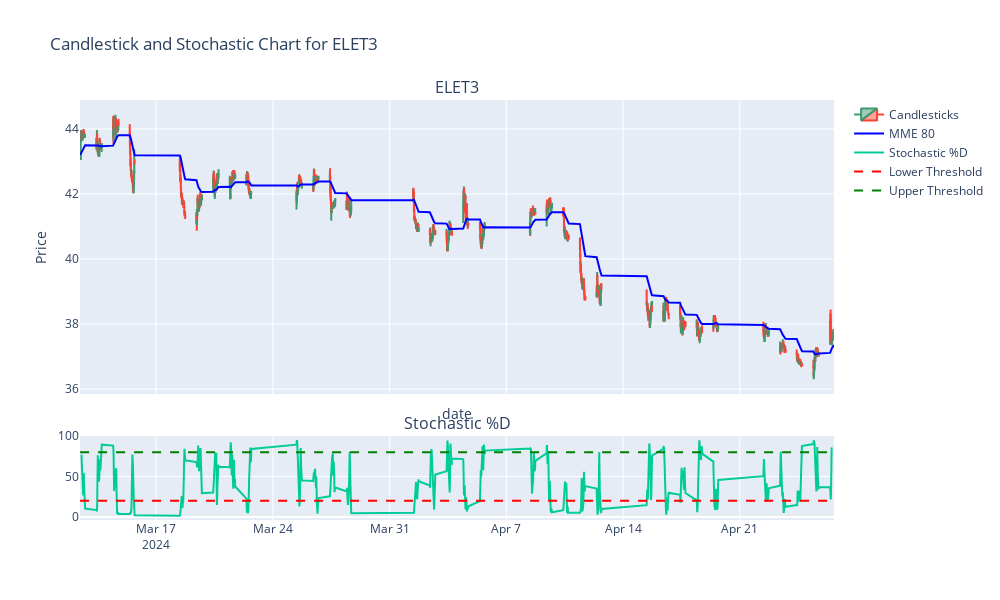

Notebook cell for this chart:
### Code cell
### GRAFICO PLOTLY

import plotly.graph_objects as go
from plotly.subplots import make_subplots

def plot_candlestick_with_stochastic(ticker_symbol):
    data = tv.get_hist(symbol=ticker_symbol, exchange="BMFBOVESPA", interval=Interval.in_15_minute, n_bars=1000)
    if data is None or data.empty:
        print("No data found for the ticker.")
        return

    _, stoch_d = calculate_stochastic(data)

    # Calcula a MME de 80 períodos
    data['MME_80'] = data['close'].ewm(span=80, adjust=False).mean()
    data = data[data['volume'] > 0]  # Supondo que 'volume' seja 0 em dias sem negociação

    fig = make_subplots(rows=2, cols=1, shared_xaxes=True, vertical_spacing=0.1, subplot_titles=(ticker_symbol, 'Stochastic %D'), row_width=[0.2, 0.7])

    # Adicionar gráfico de candles
    fig.add_trace(go.Candlestick(x=data.index,
                                 open=data['open'],
                                 high=data['high'],
                                 low=data['low'],
                                 close=data['close'],
                                 name="Candlesticks"), row=1, col=1)

    # Adicionar a MME de 80 períodos ao gráfico
    fig.add_trace(go.Scatter(x=data.index, y=data['MME_80'], mode='lines', name='MME 80', line=dict(color='blue', width=2)), row=1, col=1)

    # Adicionar gráfico de estocástico
    fig.add_trace(go.Scatter(x=data.index, y=stoch_d, mode='lines', name='Stochastic %D'), row=2, col=1)

    # Adiciona linhas tracejadas para valores 20 e 80 no gráfico do estocástico
    fig.add_trace(go.Scatter(x=data.index, y=[20]*len(data), mode='lines', name='Lower Threshold',
                             line=dict(color='red', dash='dash')), row=2, col=1)
    fig.add_trace(go.Scatter(x=data.index, y=[80]*len(data), mode='lines', name='Upper Threshold',
                             line=dict(color='green', dash='dash')), row=2, col=1)

    # Atualiza configurações de layout
    fig.update_layout(
        title=f'Candlestick and Stochastic Chart for {ticker_symbol}',
        xaxis_title="date",
        yaxis_title="Price",
        dragmode='pan',  # Permite arrastar o gráfico
        hovermode='x unified',  # Unifica o hover para mostrar informações com um hover comum ao longo do eixo x
        xaxis_rangeslider_visible=False,  # Esconde o rangeslider para uma visão mais limpa
        width=1000,  # Ajuste a largura conforme necessário
        height=600,  # Ajuste a altura conforme necessário
        #xaxis=dict(
        #    rangeslider=dict(
        #        visible=False
        #    ),
        #    type="category"  # Evita espaços em branco no gráfico para dias sem dados
        #)
    )

    # Habilitar zoom pelo scroll
    fig.show(config={'scrollZoom': True})

plot_candlestick_with_stochastic('ELET3')

### Figure 1 — Plotly figure (JSON) as saved in the notebook; plotly's stock layout.template omitted (floating-point values rounded to 4 significant figures; data arrays with more than 128 entries replaced by an {"elided": "..."} marker saying what was removed)
{"data": [{"close": {"elided": "1000 float values"}, "high": {"elided": "1000 float values"}, "low": {"elided": "1000 float values"}, "name": "Candlesticks", "open": {"elided": "1000 float values"}, "type": "candlestick", "x": {"elided": "1000 str values"}, "xaxis": "x", "yaxis": "y"}, {"line": {"color": "blue", "width": 2}, "mode": "lines", "name": "MME 80", "type": "scatter", "x": {"elided": "1000 str values"}, "xaxis": "x", "y": {"elided": "1000 float values"}, "yaxis": "y"}, {"mode": "lines", "name": "Stochastic %D", "type": "scatter", "x": {"elided": "1000 str values"}, "xaxis": "x2", "y": {"elided": "987 float values"}, "yaxis": "y2"}, {"line": {"color": "red", "dash": "dash"}, "mode": "lines", "name": "Lower Threshold", "type": "scatter", "x": {"elided": "1000 str values"}, "xaxis": "x2", "y": {"elided": "1000 int values"}, "yaxis": "y2"}, {"line": {"color": "green", "dash": "dash"}, "mode": "lines", "name": "Upper Threshold", "type": "scatter", "x": {"elided": "1000 str values"}, "xaxis": "x2", "y": {"elided": "1000 int values"}, "yaxis": "y2"}], "layout": {"annotations": [{"font": {"size": 16}, "showarrow": false, "text": "ELET3", "x": 0.5, "xanchor": "center", "xref": "paper", "y": 1, "yanchor": "bottom", "yref": "paper"}, {"font": {"size": 16}, "showarrow": false, "text": "Stochastic %D", "x": 0.5, "xanchor": "center", "xref": "paper", "y": 0.2, "yanchor": "bottom", "yref": "paper"}], "dragmode": "pan", "height": 600, "hovermode": "x unified", "title": {"text": "Candlestick and Stochastic Chart for ELET3"}, "width": 1000, "xaxis": {"anchor": "y", "domain": [0, 1], "matches": "x2", "rangeslider": {"visible": false}, "showticklabels": false, "title": {"text": "date"}}, "xaxis2": {"anchor": "y2", "domain": [0, 1]}, "yaxis": {"anchor": "x", "domain": [0.3, 1], "title": {"text": "Price"}}, "yaxis2": {"anchor": "x2", "domain": [0, 0.2]}}}
